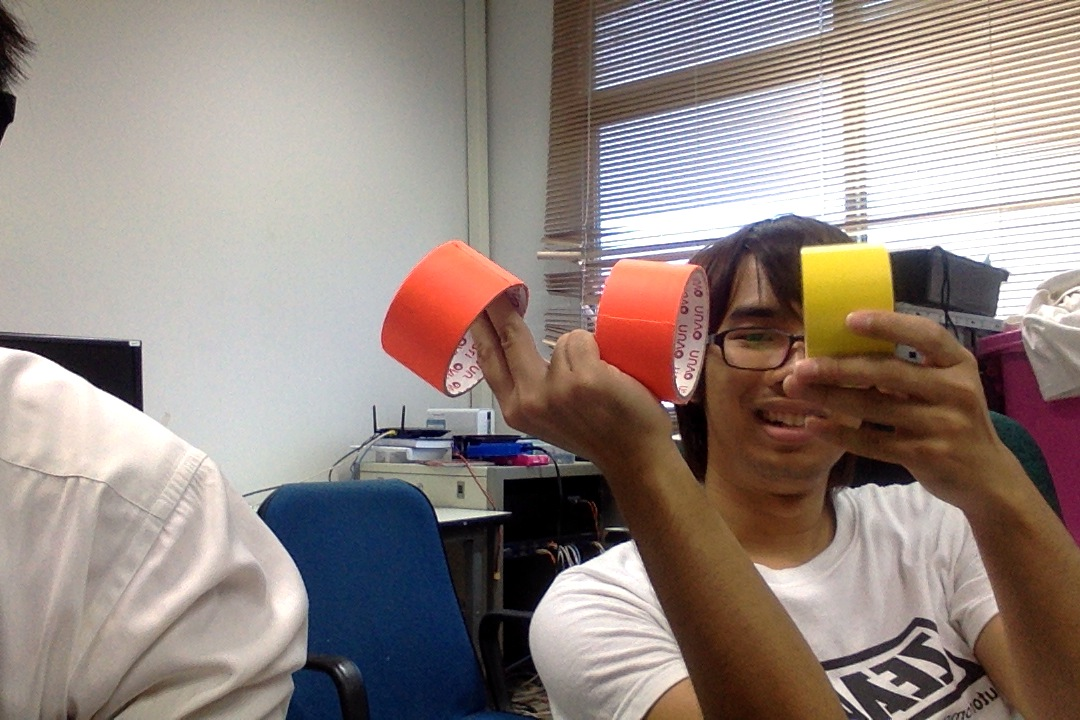
#> input picture test-color1.jpg, 1080 x 720 px, given in place of the camera
$ python changing-colorspace.py   (Python 2 division)
#> lines starting #> are read from the running program, lines starting #| are printed output that depends on the picture; after the words box and inside, x2 and y2 are one past the last pixel; in counts of white or black regions, pixels touching at a corner belong together
import cv2
import numpy as np

cap = cv2.VideoCapture(0)

while(1):

    # Take each frame
    _, frame = cap.read()
#> frame is the input picture: shape (720, 1080, 3); mean B, G, R 129.8, 135.8, 149.3

    # Convert BGR to HSV
    hsv = cv2.cvtColor(frame, cv2.COLOR_BGR2HSV)
#> hsv: shape (720, 1080, 3); mean H, S, V 43.7, 67.4, 154.3

    # define range of blue color in HSV
    lower_blue = np.array([110,50,50])
    upper_blue = np.array([130,255,255])

    # Threshold the HSV image to get only blue colors
    mask = cv2.inRange(hsv, lower_blue, upper_blue)
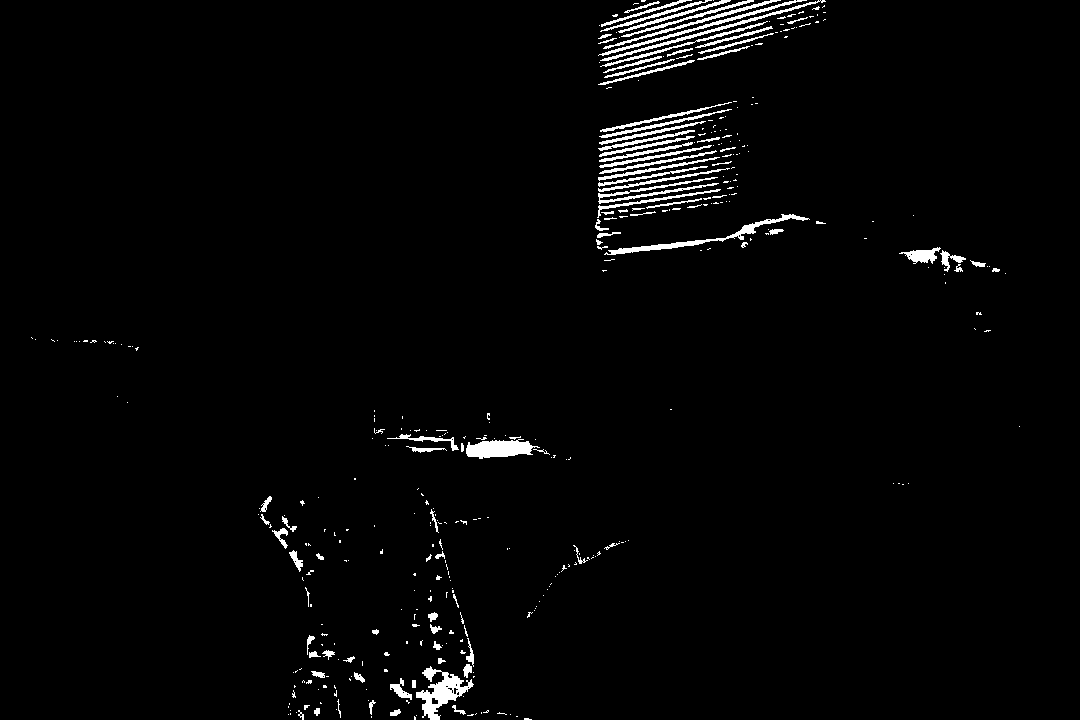
#> mask: shape (720, 1080); 2.3% white; 396 white regions (297 under 20 px), largest, box (x1, y1, x2, y2) and area: (416, 666, 474, 720) 1209, (466, 439, 540, 459) 972, (604, 214, 810, 255) 947

    # Bitwise-AND mask and original image
    res = cv2.bitwise_and(frame,frame, mask= mask)
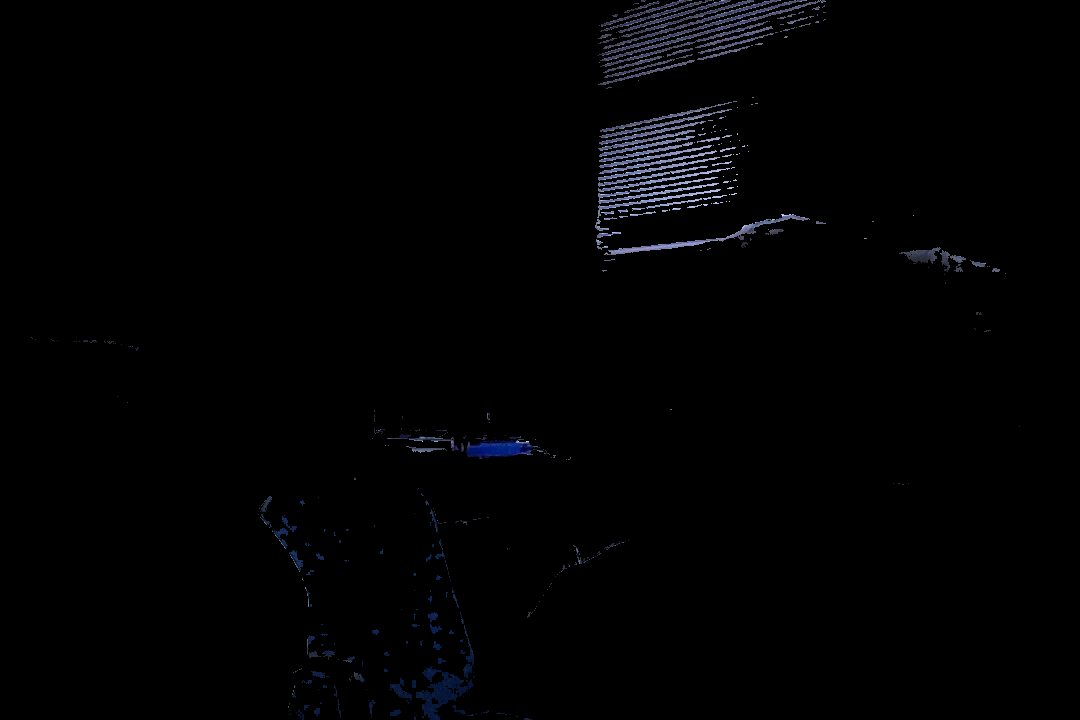
#> res: shape (720, 1080, 3); mean B, G, R 2.7, 2, 1.8

    cv2.imshow('frame',frame)
    cv2.imshow('mask',mask)
    cv2.imshow('res',res)
    k = cv2.waitKey(5) & 0xFF
#> (key Esc is pressed here)
    if k == 27:
        break

cv2.destroyAllWindows()

green = np.uint8([[[0,255,0 ]]])
hsv_green = cv2.cvtColor(green,cv2.COLOR_BGR2HSV)
print hsv_green

$ run again, on test-color3.jpg
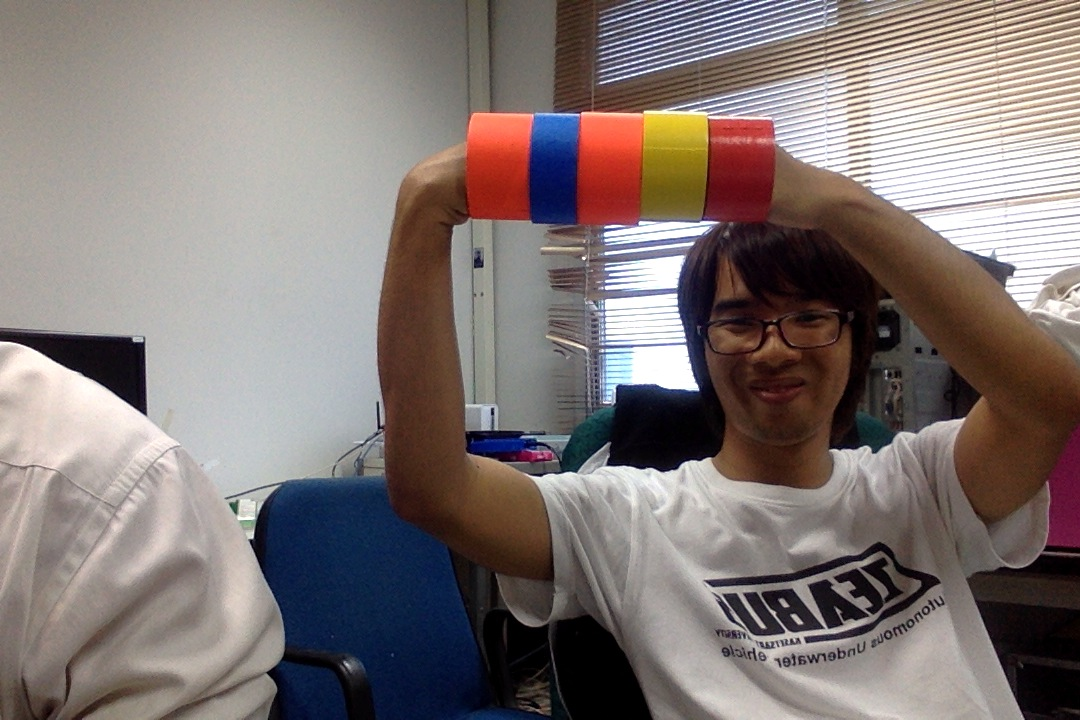
#> input picture test-color3.jpg, 1080 x 720 px, given in place of the camera
#> frame is the input picture: shape (720, 1080, 3); mean B, G, R 116.5, 118.8, 129.3
#> hsv: shape (720, 1080, 3); mean H, S, V 47.9, 66.8, 134.6
#> `mask = cv2.inRange(hsv, lower_blue, upper_blue)`:
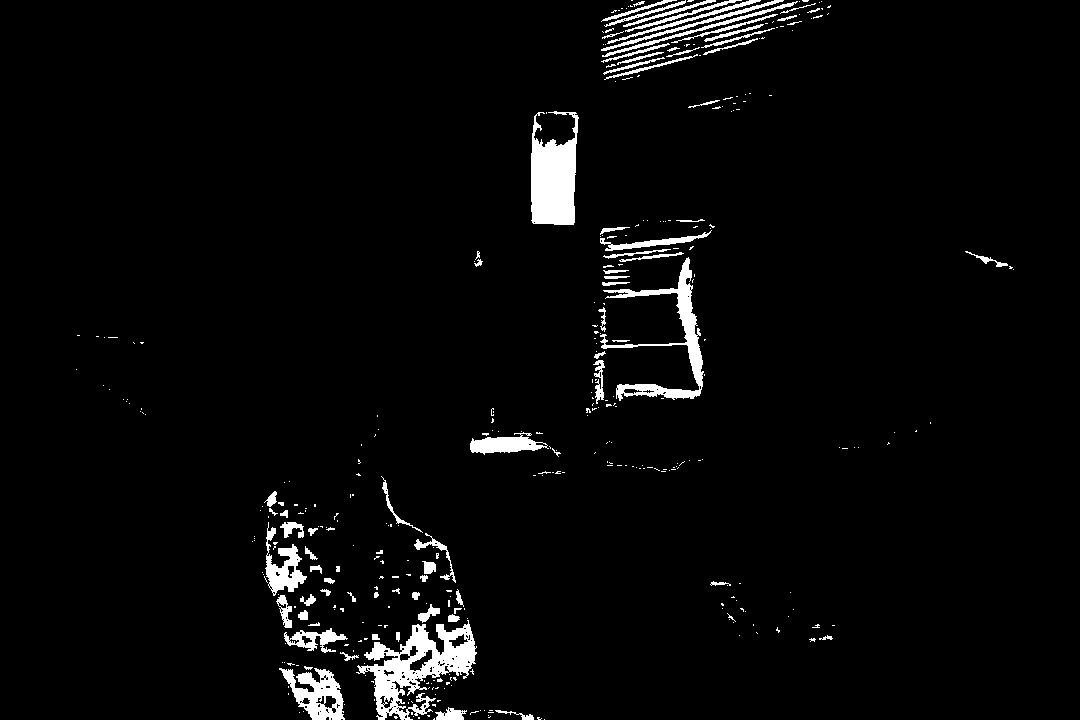
#> mask: shape (720, 1080); 3.4% white; 387 white regions (305 under 20 px), largest, box (x1, y1, x2, y2) and area: (356, 620, 477, 720) 4809, (531, 111, 579, 225) 3888, (600, 257, 704, 401) 2922
#> `res = cv2.bitwise_and(frame,frame, mask= mask)`:
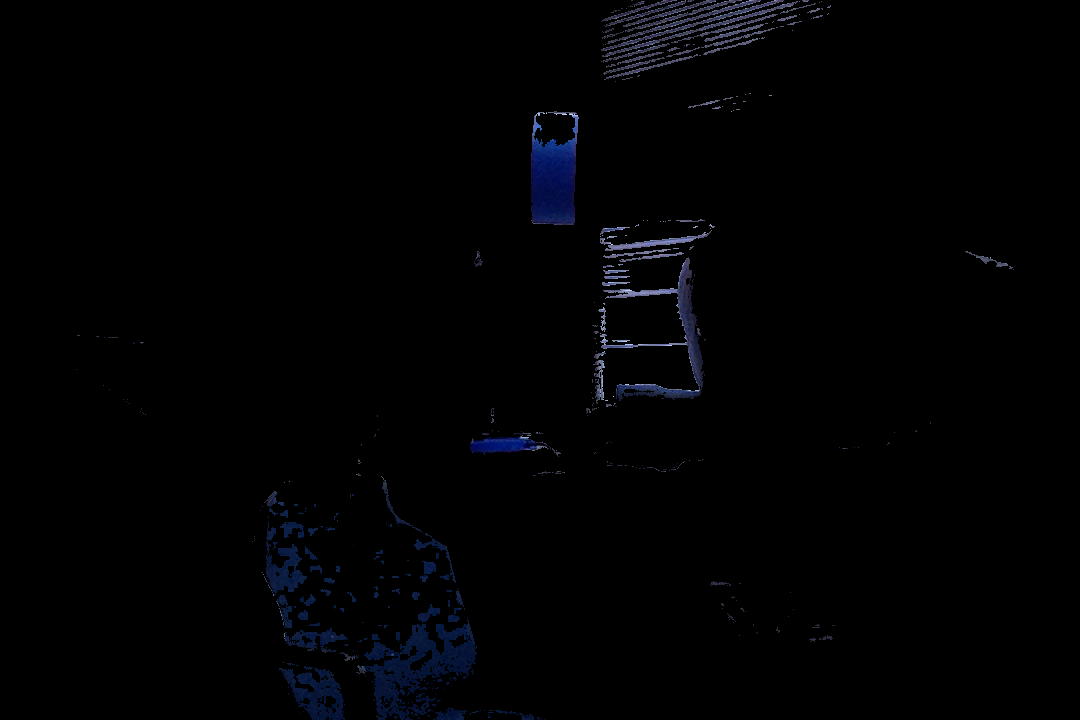
#> res: shape (720, 1080, 3); mean B, G, R 2.9, 1.6, 1.3
